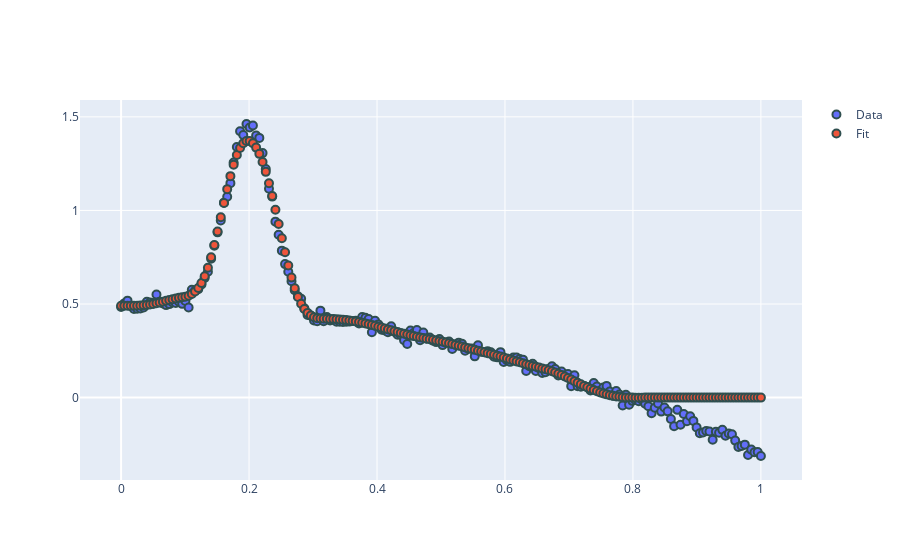

The cell this chart's notebook holds for it:
### Code cell
# test with GP constraint
M = StarModel(description=m)
M.fit(X=pd.DataFrame(data={"X":Xtrain}), y=ytrain)

### Figure 1 — Plotly figure (JSON) as saved in the notebook; plotly's stock layout.template omitted (floating-point values rounded to 4 significant figures; data arrays with more than 128 entries replaced by an {"elided": "..."} marker saying what was removed)
{"data": [{"marker": {"line": {"color": "DarkSlateGrey", "width": 2}, "size": 8}, "mode": "markers", "name": "Data", "type": "scatter", "x": {"elided": "200 float values"}, "y": {"elided": "200 float values"}}, {"marker": {"line": {"color": "DarkSlateGrey", "width": 2}, "size": 8}, "mode": "markers", "name": "Fit", "type": "scatter", "x": {"elided": "200 float values"}, "y": {"elided": "200 float values"}}], "layout": {"autosize": true, "xaxis": {"autorange": true, "range": [-0.06364, 1.064], "type": "linear"}, "yaxis": {"autorange": true, "range": [-0.4528, 1.603], "type": "linear"}}}
